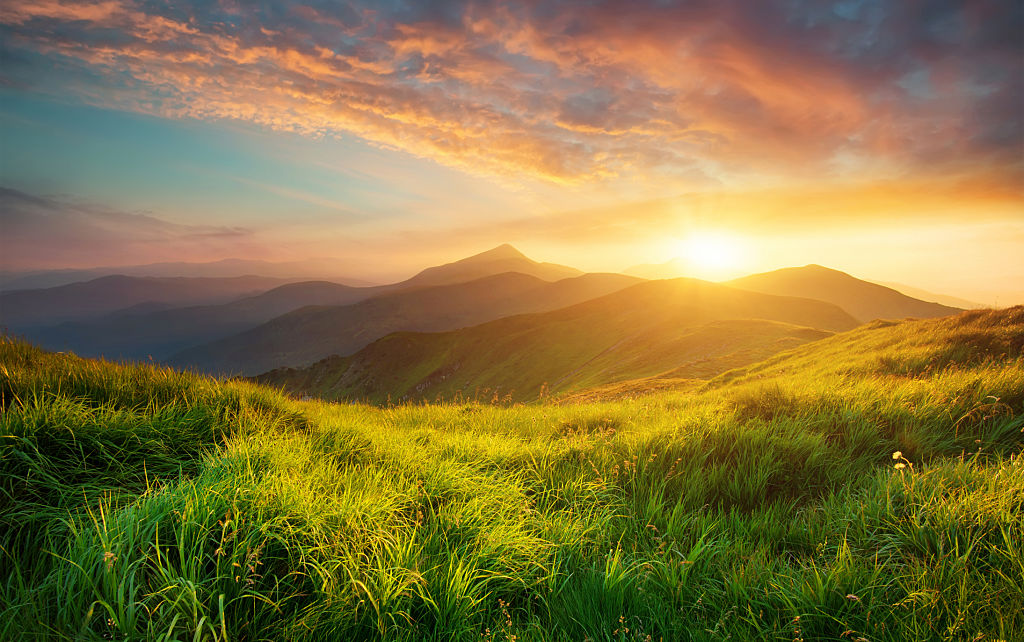
#> input picture DIP/image.jpg, 1024 x 642 px
$ python 1.py
#> lines starting #> are read from the running program, lines starting #| are printed output that depends on the picture; after the words box and inside, x2 and y2 are one past the last pixel; in counts of white or black regions, pixels touching at a corner belong together
import cv2
# Read and display an Image
col_image=cv2.imread('image.jpg',1)
#> col_image is the input picture: shape (642, 1024, 3); mean B, G, R 66, 117.5, 134.4
cv2.imshow('Original Color_Image',col_image)
# Convert a color Image into a grascale image
gray_image=cv2.cvtColor(col_image,cv2.COLOR_BGR2GRAY)
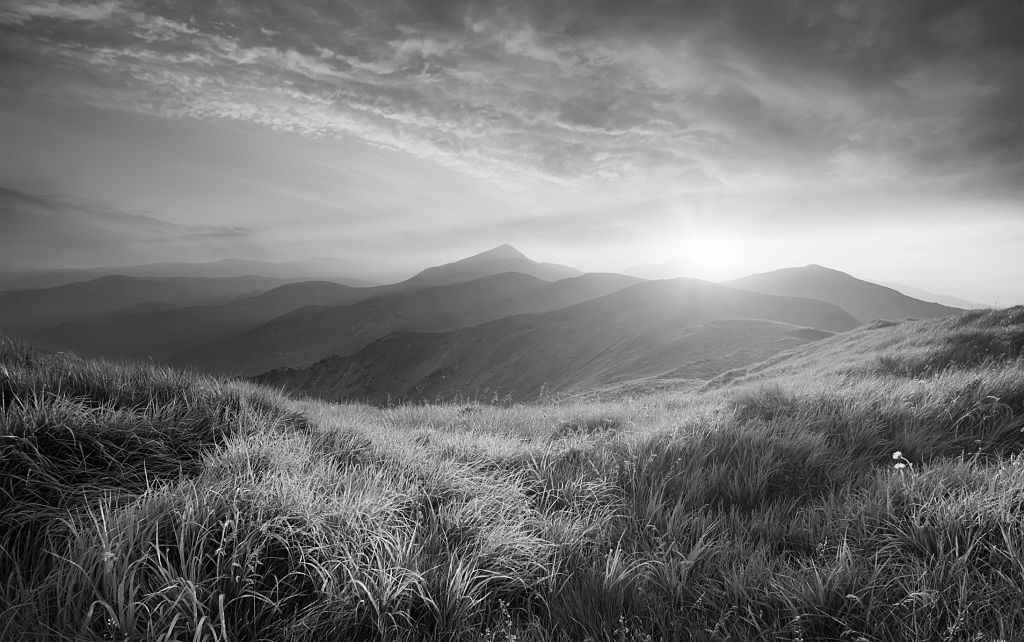
#> gray_image: shape (642, 1024); min 0, max 255, mean 116.7
cv2.imshow('Gray-scale Image',gray_image)
# Convert a Gray Image into a binary image
_,binary_image=cv2.threshold(gray_image,127,255,cv2.THRESH_BINARY)
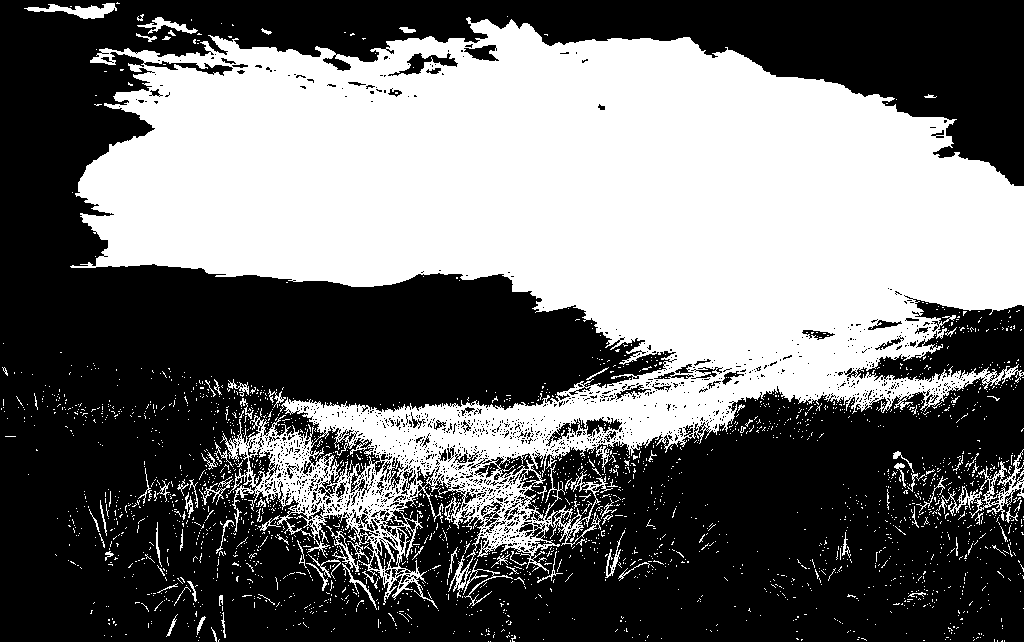
#> binary_image: shape (642, 1024); 42.8% white; 2487 white regions (2396 under 20 px), largest, box (x1, y1, x2, y2) and area: (70, 17, 1024, 609) 268442, (969, 449, 1024, 521) 889, (24, 3, 117, 19) 658
cv2.imshow('Binary Image', binary_image)
# mean of pixels
m=int(gray_image.mean())
#> m = 116
print(m)
#| 116
# Convert a Gray Image into a binary image with with threshold value as mean _,binary_image_m=cv2.threshold(gray_image,m,255,cv2.THRESH_BINARY)
cv2.imshow('Binary Image(Threshold Mean)', binary_image)
cv2.waitKey(0)
cv2.destroyAllWindows()
